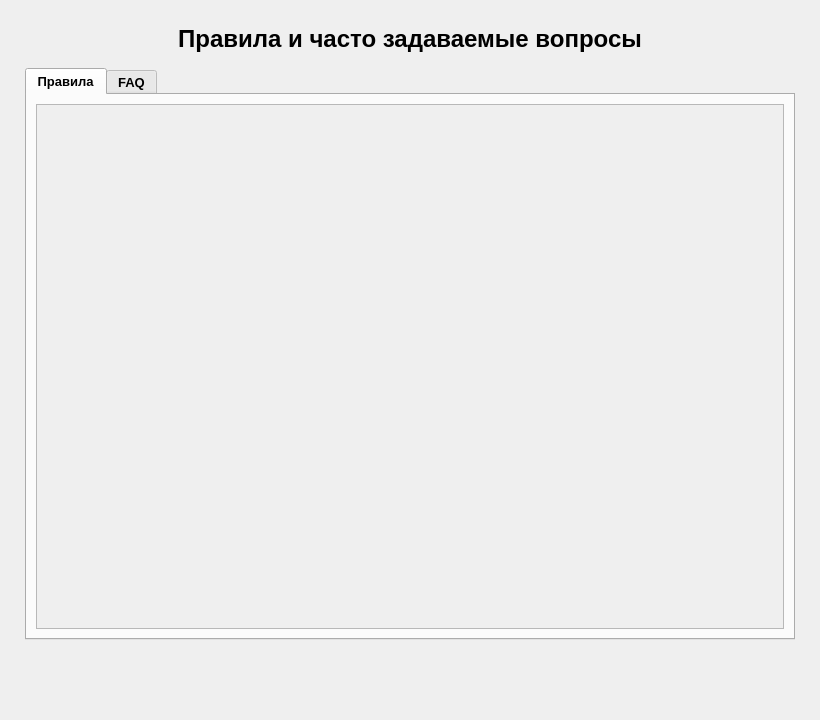
<?xml version="1.0" encoding="UTF-8"?>
<ui version="4.0">
 <class>FAQWindow</class>
 <widget class="QDialog" name="FAQWindow">
  <property name="geometry">
   <rect>
    <x>0</x>
    <y>0</y>
    <width>820</width>
    <height>720</height>
   </rect>
  </property>
  <property name="minimumSize">
   <size>
    <width>820</width>
    <height>720</height>
   </size>
  </property>
  <property name="maximumSize">
   <size>
    <width>820</width>
    <height>720</height>
   </size>
  </property>
  <property name="windowTitle">
   <string>Правила и FAQ</string>
  </property>
  <property name="styleSheet">
   <string notr="true"/>
  </property>
  <layout class="QVBoxLayout" name="verticalLayout">
   <property name="spacing">
    <number>15</number>
   </property>
   <property name="leftMargin">
    <number>25</number>
   </property>
   <property name="topMargin">
    <number>25</number>
   </property>
   <property name="rightMargin">
    <number>25</number>
   </property>
   <property name="bottomMargin">
    <number>25</number>
   </property>
   <item>
    <widget class="QLabel" name="titleLabel">
     <property name="font">
      <font>
       <pointsize>18</pointsize>
       <weight>75</weight>
       <bold>true</bold>
      </font>
     </property>
     <property name="text">
      <string>Правила и часто задаваемые вопросы</string>
     </property>
     <property name="alignment">
      <set>Qt::AlignCenter</set>
     </property>
    </widget>
   </item>
   <item>
    <widget class="QTabWidget" name="tabWidget">
     <property name="font">
      <font>
       <pointsize>10</pointsize>
       <weight>75</weight>
       <bold>true</bold>
      </font>
     </property>
     <property name="styleSheet">
      <string notr="true"/>
     </property>
     <property name="currentIndex">
      <number>0</number>
     </property>
     <widget class="QWidget" name="rulesTab">
      <attribute name="title">
       <string>Правила</string>
      </attribute>
      <layout class="QVBoxLayout" name="verticalLayout_2">
       <item>
        <widget class="QScrollArea" name="scrollAreaRules">
         <property name="widgetResizable">
          <bool>true</bool>
         </property>
         <property name="alignment">
          <set>Qt::AlignLeading|Qt::AlignLeft|Qt::AlignTop</set>
         </property>
         <widget class="QWidget" name="scrollAreaWidgetContentsRules">
          <property name="geometry">
           <rect>
            <x>0</x>
            <y>0</y>
            <width>740</width>
            <height>494</height>
           </rect>
          </property>
          <layout class="QVBoxLayout" name="verticalLayout_4">
           <item>
            <widget class="QLabel" name="rulesLabel">
             <property name="font">
              <font>
               <family>Arial</family>
               <pointsize>11</pointsize>
               <weight>75</weight>
               <bold>true</bold>
              </font>
             </property>
             <property name="text">
              <string/>
             </property>
             <property name="alignment">
              <set>Qt::AlignLeading|Qt::AlignLeft|Qt::AlignTop</set>
             </property>
             <property name="wordWrap">
              <bool>true</bool>
             </property>
            </widget>
           </item>
          </layout>
         </widget>
        </widget>
       </item>
      </layout>
     </widget>
     <widget class="QWidget" name="faqTab">
      <attribute name="title">
       <string>FAQ</string>
      </attribute>
      <layout class="QVBoxLayout" name="verticalLayout_3">
       <item>
        <widget class="QScrollArea" name="scrollAreaFaq">
         <property name="widgetResizable">
          <bool>true</bool>
         </property>
         <property name="alignment">
          <set>Qt::AlignLeading|Qt::AlignLeft|Qt::AlignTop</set>
         </property>
         <widget class="QWidget" name="scrollAreaWidgetContentsFaq">
          <property name="geometry">
           <rect>
            <x>0</x>
            <y>0</y>
            <width>740</width>
            <height>494</height>
           </rect>
          </property>
          <layout class="QVBoxLayout" name="verticalLayout_5">
           <item>
            <widget class="QLabel" name="faqLabel">
             <property name="font">
              <font>
               <family>Arial</family>
               <pointsize>11</pointsize>
               <weight>75</weight>
               <bold>true</bold>
              </font>
             </property>
             <property name="text">
              <string/>
             </property>
             <property name="alignment">
              <set>Qt::AlignLeading|Qt::AlignLeft|Qt::AlignTop</set>
             </property>
             <property name="wordWrap">
              <bool>true</bool>
             </property>
            </widget>
           </item>
          </layout>
         </widget>
        </widget>
       </item>
      </layout>
     </widget>
    </widget>
   </item>
   <item>
    <layout class="QHBoxLayout" name="horizontalLayout_2">
     <property name="spacing">
      <number>20</number>
     </property>
     <item>
      <spacer name="horizontalSpacer">
       <property name="orientation">
        <enum>Qt::Horizontal</enum>
       </property>
       <property name="sizeHint" stdset="0">
        <size>
         <width>40</width>
         <height>20</height>
        </size>
       </property>
      </spacer>
     </item>
     <item>
      <widget class="QPushButton" name="telegramSocial">
       <property name="minimumSize">
        <size>
         <width>40</width>
         <height>40</height>
        </size>
       </property>
       <property name="maximumSize">
        <size>
         <width>50</width>
         <height>50</height>
        </size>
       </property>
       <property name="cursor">
        <cursorShape>PointingHandCursor</cursorShape>
       </property>
       <property name="styleSheet">
        <string notr="true">QPushButton {
    background: transparent;
    border: none;
}
QPushButton:hover {
    background: transparent;
    border: none;
}
QPushButton:pressed {
    background: transparent;
    border: none;
}</string>
       </property>
       <property name="text">
        <string/>
       </property>
       <property name="icon">
        <iconset resource="resources.qrc">
         <normaloff>:/resources/telegram.png</normaloff>:/resources/telegram.png</iconset>
       </property>
       <property name="iconSize">
        <size>
         <width>50</width>
         <height>51</height>
        </size>
       </property>
      </widget>
     </item>
     <item>
      <widget class="QPushButton" name="githubSocial">
       <property name="minimumSize">
        <size>
         <width>40</width>
         <height>40</height>
        </size>
       </property>
       <property name="maximumSize">
        <size>
         <width>50</width>
         <height>50</height>
        </size>
       </property>
       <property name="cursor">
        <cursorShape>PointingHandCursor</cursorShape>
       </property>
       <property name="styleSheet">
        <string notr="true">QPushButton {
    background: transparent;
    border: none;
}
QPushButton:hover {
    background: transparent;
    border: none;
}
QPushButton:pressed {
    background: transparent;
    border: none;
}</string>
       </property>
       <property name="text">
        <string/>
       </property>
       <property name="icon">
        <iconset resource="resources.qrc">
         <normaloff>:/resources/github.png</normaloff>:/resources/github.png</iconset>
       </property>
       <property name="iconSize">
        <size>
         <width>50</width>
         <height>50</height>
        </size>
       </property>
      </widget>
     </item>
    </layout>
   </item>
  </layout>
 </widget>
 <resources>
  <include location="resources.qrc"/>
 </resources>
 <connections/>
</ui>
